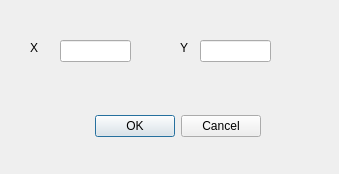
<?xml version="1.0" encoding="UTF-8"?>
<ui version="4.0">
 <class>GoToDialog</class>
 <widget class="QDialog" name="GoToDialog">
  <property name="geometry">
   <rect>
    <x>0</x>
    <y>0</y>
    <width>339</width>
    <height>174</height>
   </rect>
  </property>
  <property name="windowTitle">
   <string>Dialog</string>
  </property>
  <widget class="QDialogButtonBox" name="buttonBox">
   <property name="geometry">
    <rect>
     <x>60</x>
     <y>110</y>
     <width>201</width>
     <height>32</height>
    </rect>
   </property>
   <property name="orientation">
    <enum>Qt::Horizontal</enum>
   </property>
   <property name="standardButtons">
    <set>QDialogButtonBox::Cancel|QDialogButtonBox::Ok</set>
   </property>
  </widget>
  <widget class="QLineEdit" name="x_edit">
   <property name="geometry">
    <rect>
     <x>60</x>
     <y>40</y>
     <width>71</width>
     <height>22</height>
    </rect>
   </property>
  </widget>
  <widget class="QLineEdit" name="y_edit">
   <property name="geometry">
    <rect>
     <x>200</x>
     <y>40</y>
     <width>71</width>
     <height>22</height>
    </rect>
   </property>
  </widget>
  <widget class="QLabel" name="label_3">
   <property name="geometry">
    <rect>
     <x>30</x>
     <y>40</y>
     <width>21</width>
     <height>16</height>
    </rect>
   </property>
   <property name="text">
    <string>X</string>
   </property>
  </widget>
  <widget class="QLabel" name="label_4">
   <property name="geometry">
    <rect>
     <x>180</x>
     <y>40</y>
     <width>21</width>
     <height>16</height>
    </rect>
   </property>
   <property name="text">
    <string>Y</string>
   </property>
  </widget>
 </widget>
 <resources/>
 <connections>
  <connection>
   <sender>buttonBox</sender>
   <signal>accepted()</signal>
   <receiver>GoToDialog</receiver>
   <slot>accept()</slot>
   <hints>
    <hint type="sourcelabel">
     <x>248</x>
     <y>254</y>
    </hint>
    <hint type="destinationlabel">
     <x>157</x>
     <y>274</y>
    </hint>
   </hints>
  </connection>
  <connection>
   <sender>buttonBox</sender>
   <signal>rejected()</signal>
   <receiver>GoToDialog</receiver>
   <slot>reject()</slot>
   <hints>
    <hint type="sourcelabel">
     <x>316</x>
     <y>260</y>
    </hint>
    <hint type="destinationlabel">
     <x>286</x>
     <y>274</y>
    </hint>
   </hints>
  </connection>
 </connections>
</ui>
